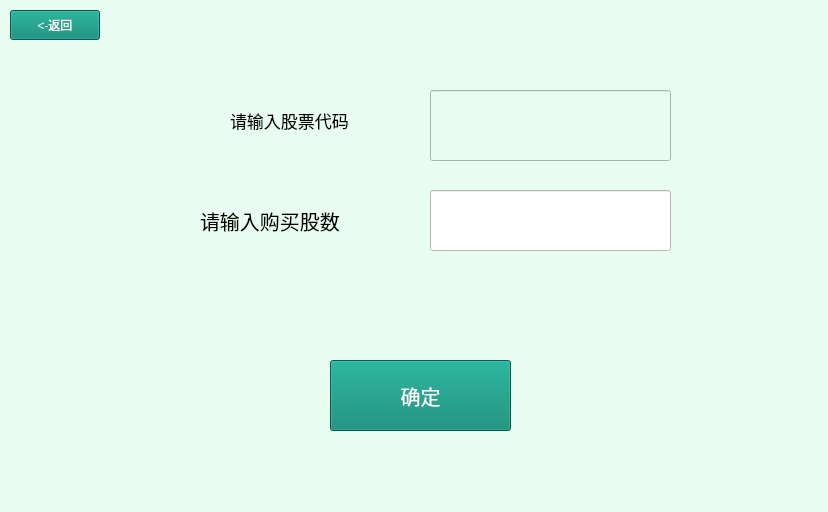
<?xml version="1.0" encoding="UTF-8"?>
<ui version="4.0">
 <class>Purchase</class>
 <widget class="QWidget" name="Purchase">
  <property name="geometry">
   <rect>
    <x>0</x>
    <y>0</y>
    <width>828</width>
    <height>512</height>
   </rect>
  </property>
  <property name="windowTitle">
   <string>Form</string>
  </property>
  <property name="styleSheet">
   <string notr="true">background-color: rgb(232,252,242);</string>
  </property>
  <widget class="QPushButton" name="pushButton">
   <property name="geometry">
    <rect>
     <x>10</x>
     <y>10</y>
     <width>90</width>
     <height>30</height>
    </rect>
   </property>
   <property name="styleSheet">
    <string notr="true">background-color: rgb(0,132,112);color: rgb(255,255,255);</string>
   </property>
   <property name="text">
    <string>&lt;-返回</string>
   </property>
  </widget>
  <widget class="QLabel" name="label">
   <property name="geometry">
    <rect>
     <x>200</x>
     <y>180</y>
     <width>211</width>
     <height>81</height>
    </rect>
   </property>
   <property name="font">
    <font>
     <pointsize>15</pointsize>
    </font>
   </property>
   <property name="text">
    <string>请输入购买股数</string>
   </property>
  </widget>
  <widget class="QLineEdit" name="stockamountinput">
   <property name="geometry">
    <rect>
     <x>430</x>
     <y>190</y>
     <width>241</width>
     <height>61</height>
    </rect>
   </property>
   <property name="styleSheet">
    <string notr="true">background-color: rgb(255,255,255);</string>
   </property>
  </widget>
  <widget class="QLabel" name="label_2">
   <property name="geometry">
    <rect>
     <x>230</x>
     <y>90</y>
     <width>181</width>
     <height>60</height>
    </rect>
   </property>
   <property name="font">
    <font>
     <pointsize>13</pointsize>
    </font>
   </property>
   <property name="text">
    <string>请输入股票代码</string>
   </property>
  </widget>
  <widget class="QPushButton" name="pushButton_2">
   <property name="geometry">
    <rect>
     <x>330</x>
     <y>360</y>
     <width>181</width>
     <height>71</height>
    </rect>
   </property>
   <property name="font">
    <font>
     <pointsize>15</pointsize>
    </font>
   </property>
   <property name="styleSheet">
    <string notr="true">background-color: rgb(0,132,112);color: rgb(255,255,255);</string>
   </property>
   <property name="text">
    <string>确定</string>
   </property>
  </widget>
  <widget class="QLineEdit" name="stocknumberinput_2">
   <property name="geometry">
    <rect>
     <x>430</x>
     <y>90</y>
     <width>241</width>
     <height>71</height>
    </rect>
   </property>
  </widget>
 </widget>
 <resources/>
 <connections/>
</ui>
